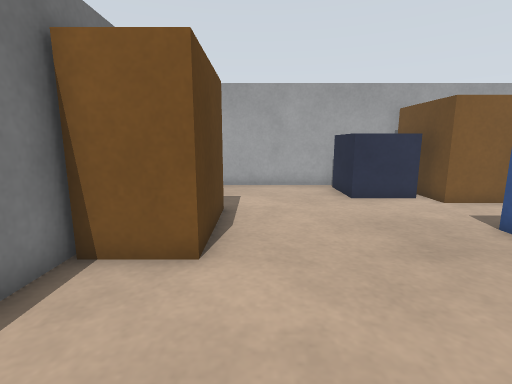
[1] (above)

13 first-person views from a walk through a robot-simulator world made for Gazebo. The camera is 0.43 m above the floor, tilts 10° down and sees 85° across. The floor is counted in squares, 0.2 m on a side. Each view is taken from the middle of a square. On the plan, view 1 faces up. The plan holds only what a view shows up to about 17 squares ahead; the rest is blank.

[2]
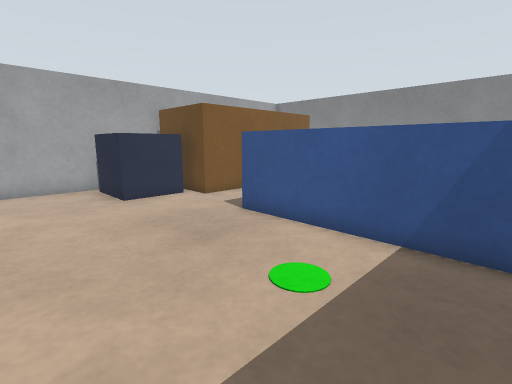

[3]
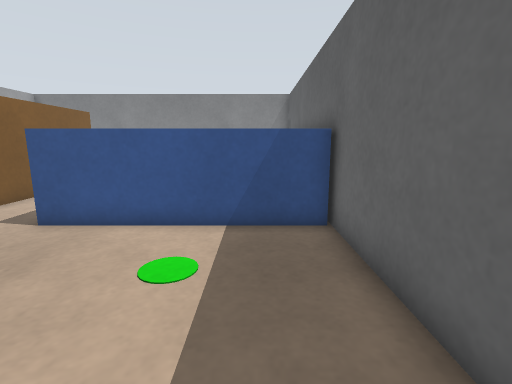

[4]
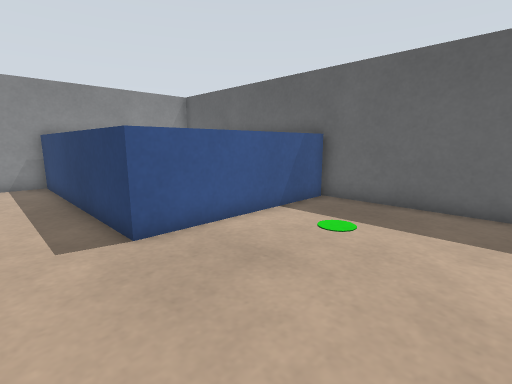

[5]
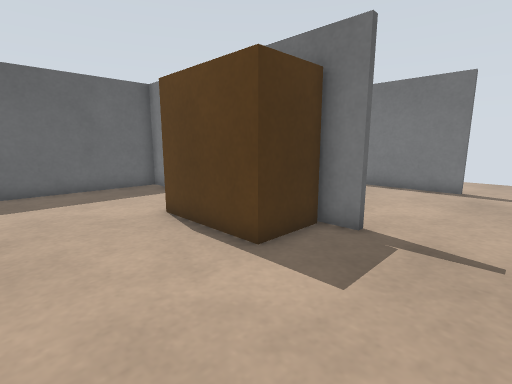

[6]
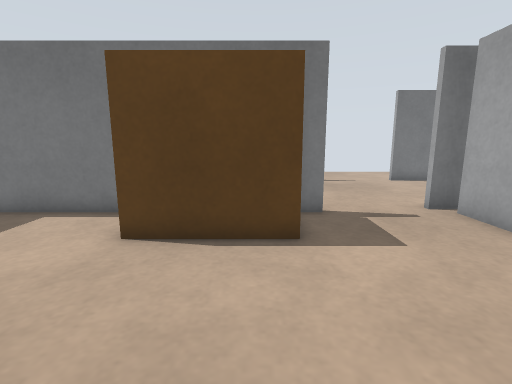

[7]
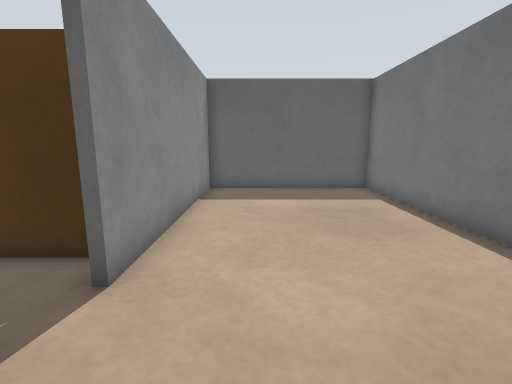

[8]
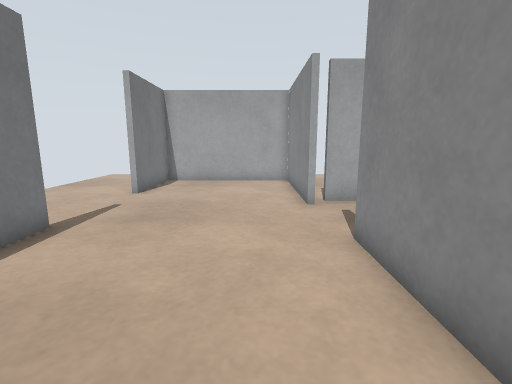

[9]
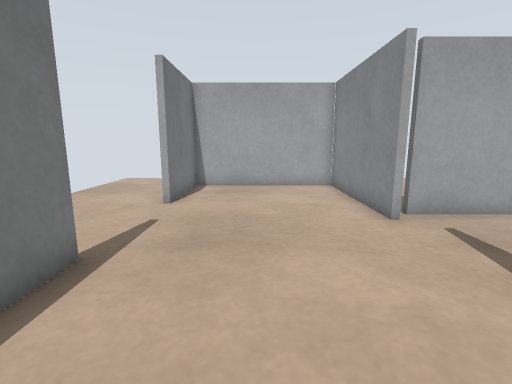

[10]
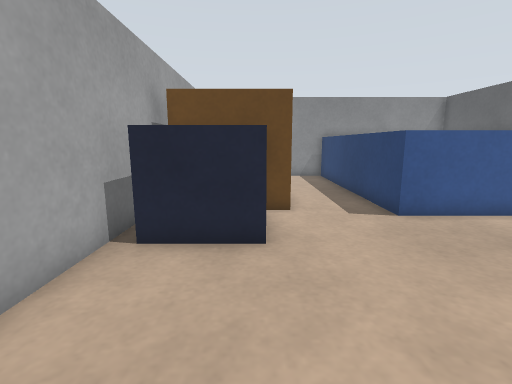

[11]
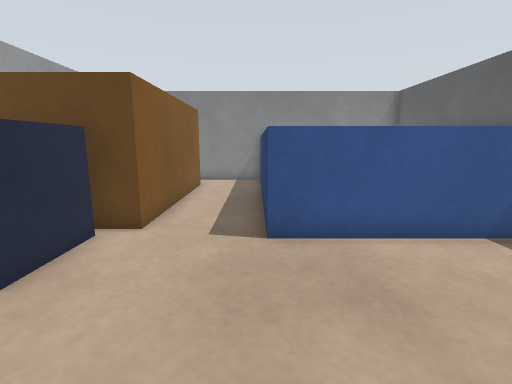

[12]
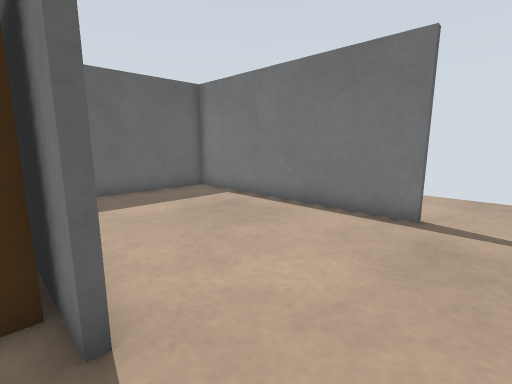

[13]
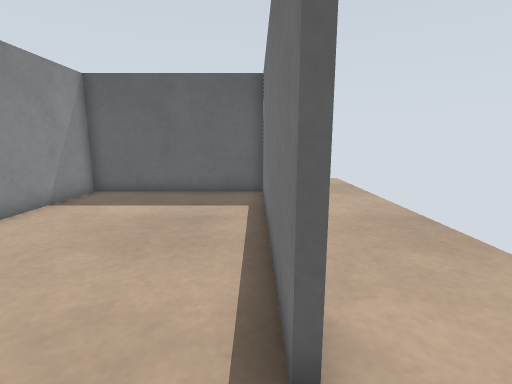

### Floor plan
Key: @ floor where view 1 was taken; # wall or solid block; . floor; B blue box; R brown box.
Columns run from 15 left of view 1 to 17 right of it. Each row starts with its distance up from view 1.
 23 ..
 22 ..
 21 ...
 20 ... ########
 19 ... #......#.
 18 ....#......#.
 17 ....#......#.
 16 ....#......#.
 15  ..........#.
 14  ..........##############
 13 ...................B  R
 12 ...................B  R
 11 ...................BBBR         #
 10 ....#......#..........RRRRRRRR..#
  9 ....#......#RRR.................#
  8 ....#......#  R.................#
  7 ... #......#  R.......BBBBBBBBBB#
  6 ... #......#  R......B         B
  5 ... #......#RRR......B         B
  4 ... #......#.........B         B
  3 ..  #......#.........B         B
  2 ..  #......#.........B         B
  1 ..  ########.........B         B
  0            #...@.....B         B
 -1            #####################

Positions as (right, up) in squares from view 1, and headings:
1: (0, 0), facing up
2: (0, 0), facing up-right
3: (-1, 1), facing right
4: (0, 9), facing down-right
5: (3, 13), facing down-left
6: (5, 8), facing left
7: (-6, 14), facing down
8: (-6, 4), facing up
9: (-8, 6), facing up
10: (-2, 11), facing right
11: (0, 7), facing right
12: (-3, 13), facing down-left
13: (-11, 13), facing down
